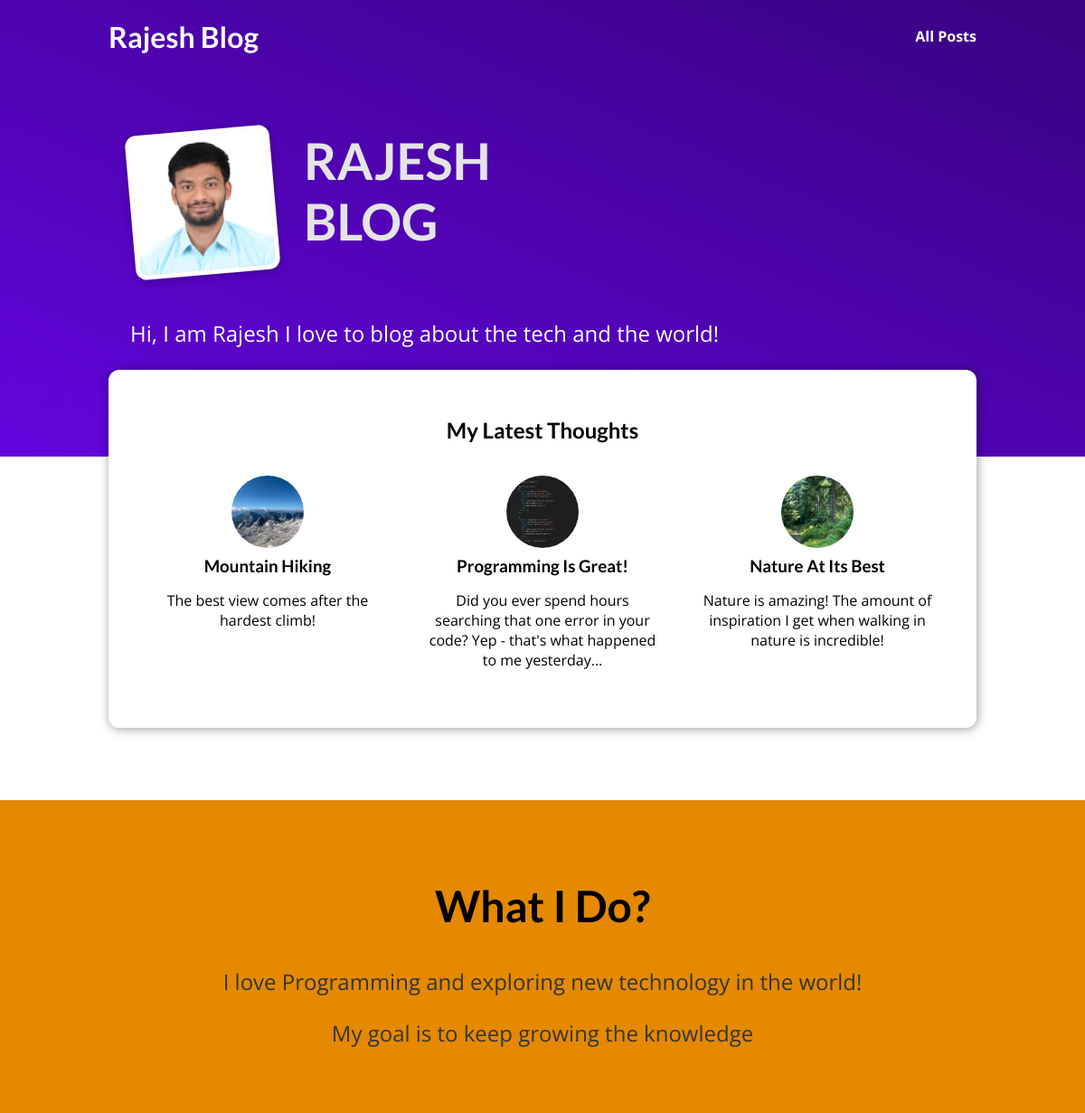
The page / on the database its author committed.
### blog/models.py (models this page shows)
class Post(models.Model):
    title = models.CharField(max_length=150)
    excerpt = models.CharField(max_length=200)
    image_name = models.CharField(max_length=100)
    date = models.DateField(auto_now=True)
    slug = models.SlugField(unique=True, db_index=True)
    content = models.TextField(validators=[MinLengthValidator(10)])
    author = models.ForeignKey(
        Author, null=True, on_delete=models.SET_NULL, related_name="posts")
    tags = models.ManyToManyField(Tag)

### blog/views.py (the view)
# urls.py: path("", views.starting_page, name="starting-page"),
def starting_page(request):
    latest_posts = Post.objects.all().order_by("-date")[:3]
    return render(request, "blog/index.html", {
        "posts": latest_posts})

### blog/templates/blog/index.html (shortened to what this page needs)
{% extends "base.html" %}
{% load static %}
{% block css_files %}
    <link rel = "stylesheet" href = "{% static "blog/post.css" %}" />
    <link rel ="stylesheet" href = "{% static "blog/index.css" %}" />
{% endblock  %}
{% block content %}
<section id="welcome">
    <header>
        <img src="{% static "blog/images/rajPhoto.jpg"%}" alt="Rajesh- The Author of the Blog"/>
        <h2>RAJESH BLOG</h2>
    </header>
    <P>Hi, I am Rajesh I love to blog about the tech and the world!</P>
</section>
<section id ="latest-posts">
    <h2>My Latest Thoughts</h2>
    <ul>
        {% for post in posts  %}
            {% include "blog/includes/post.html" %}
        {% endfor %}
    </ul>
</section>
<section id="about">
    <h2>What I Do?</h2>
    <p>I love Programming and exploring new technology in the world!</p>
    <p>My goal is to keep growing the knowledge</p>
</section>
{% endblock %}

### templates/base.html (shortened to what this page needs)
{% load static %}
<!DOCTYPE html>
<html lang="en">
<head>
    <link rel="stylesheet" href="{% static "app.css" %}">
    {% block css_files %}{% endblock  %}
</head>
<body>
    <header id="main-navigation">
        <h1> <a href="{% url "starting-page" %} ">Rajesh Blog </a> </h1>
        <nav> <a href="{% url "posts-page" %}">All Posts </a> </nav>
    </header>
    {% block content %}{% endblock %}
</body>
</html>

### blog/templates/blog/includes/post.html (shortened to what this page needs)
{% load static %}
<li>
    <article class="post">
        <a href="{% url "post-detail-page" post.slug %}">
            <img src="{% static "blog/images/"|add:post.image_name %}" alt="{{posts.title}}"/>
            <div class="post__content">
                <h3>{{post.title}}</h3>
                <p>
                    {{post.excerpt}}
                </p>
            </div>
        </a>
    </article>
</li>

### static/app.css (style rules this page uses)
* { box-sizing: border-box; }
html { font-family: 'Open Sans', 'Lato', sans-serif; }
body { margin: 0; }
h1, h2, h3 { font-family: 'Lato', sans-serif; font-weight: bold; }
#main-navigation { width: 100%; height: 5rem; display: flex; justify-content: space-between; align-items: center; padding: 0 10%; position: absolute; top: 0; left: 0; }
#main-navigation a { text-decoration: none; color: white; font-weight: bold; }

### blog/static/blog/post.css (style rules this page uses)
.post { display: flex; flex-direction: column; align-items: center; text-align: center; }
.post a { text-decoration: none; color: black; transition: all 0.2s ease; padding: 1rem; }
.post img { width: 5rem; height: 5rem; object-fit: cover; border-radius: 50%; }
.post h3 { margin: 0.25rem 0; }

### blog/static/blog/index.css (style rules this page uses)
#welcome { background: linear-gradient(to right top, #6305dd, #390281); padding: 6rem 12%; }
#welcome header { display: flex; align-items: flex-start; margin: 3rem auto; }
#welcome img { width: 10rem; height: 10rem; object-fit: cover; object-position: top; border: 5px solid white; border-radius: 12px; background-color: #ffe1bf; transform: rotateZ(-5deg); box-shadow: 0 2px 8px rgba(0, 0, 0, 0.25); }
#welcome h2 { font-size: 3.5rem; margin: 0 0 0 2rem; color: #e4e4e4; width: 10rem; }
#welcome p { color: white; font-size: 1.5rem; }
#latest-posts { background-color: white; padding: 2rem; border-radius: 12px; width: 60rem; margin: -6rem auto 2rem auto; box-shadow: 1px 1px 12px rgba(0, 0, 0, 0.4); }
#latest-posts h2 { text-align: center; }
#latest-posts ul { list-style: none; margin: 0; padding: 0; display: flex; gap: 1rem; }
#latest-posts li { flex: 1; }
#about { text-align: center; padding: 3rem; background-color: #e48900; margin-top: 5rem; }
#about h2 { font-size: 3rem; }
#about p { font-size: 1.5rem; color: #353535; }

### rows shown on the page
Post: image_name (picture), title "Mountain Hiking", excerpt "The best view comes after the hardest climb!"
Post: image_name (picture), title "Programming Is Great!", excerpt "Did you ever spend hours searching that one error in your code? Yep - that's what happened to me yesterday..."
Post: image_name (picture), title "Nature At Its Best", excerpt "Nature is amazing! The amount of inspiration I get when walking in nature is incredible!"
